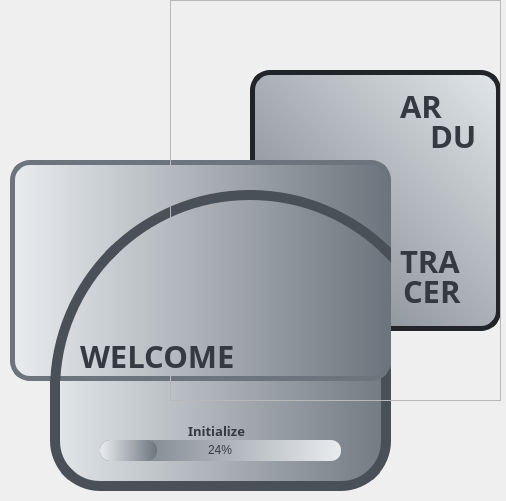
<?xml version="1.0" encoding="UTF-8"?>
<ui version="4.0">
 <class>Form</class>
 <widget class="QWidget" name="Form">
  <property name="geometry">
   <rect>
    <x>0</x>
    <y>0</y>
    <width>506</width>
    <height>501</height>
   </rect>
  </property>
  <property name="windowTitle">
   <string>Form</string>
  </property>
  <widget class="QFrame" name="frame">
   <property name="geometry">
    <rect>
     <x>10</x>
     <y>160</y>
     <width>381</width>
     <height>221</height>
    </rect>
   </property>
   <property name="styleSheet">
    <string notr="true">background-color: qlineargradient(spread:pad, x1:0, y1:0, x2:1, y2:0, stop:0 #e9ecef, stop:1 #6c757d);
border-radius : 20px;
border: 5px solid #6c757d;</string>
   </property>
   <property name="frameShape">
    <enum>QFrame::StyledPanel</enum>
   </property>
   <property name="frameShadow">
    <enum>QFrame::Raised</enum>
   </property>
   <widget class="QFrame" name="frame_6">
    <property name="geometry">
     <rect>
      <x>40</x>
      <y>30</y>
      <width>400</width>
      <height>400</height>
     </rect>
    </property>
    <property name="styleSheet">
     <string notr="true">background-color: none;
border-radius : 200px;
border: 10px solid #495057;</string>
    </property>
    <property name="frameShape">
     <enum>QFrame::StyledPanel</enum>
    </property>
    <property name="frameShadow">
     <enum>QFrame::Raised</enum>
    </property>
   </widget>
  </widget>
  <widget class="QFrame" name="frame_2">
   <property name="geometry">
    <rect>
     <x>250</x>
     <y>70</y>
     <width>251</width>
     <height>261</height>
    </rect>
   </property>
   <property name="styleSheet">
    <string notr="true">border: 5px solid #212529;
border-radius : 20px;
background-color: qlineargradient(spread:pad, x1:0, y1:1, x2:1, y2:0, stop:0 rgb(114, 122, 130), stop:1 #e2e6e9);</string>
   </property>
   <property name="frameShape">
    <enum>QFrame::StyledPanel</enum>
   </property>
   <property name="frameShadow">
    <enum>QFrame::Raised</enum>
   </property>
  </widget>
  <widget class="QFrame" name="frame_3">
   <property name="geometry">
    <rect>
     <x>170</x>
     <y>0</y>
     <width>331</width>
     <height>401</height>
    </rect>
   </property>
   <property name="styleSheet">
    <string notr="true">image: url(:/image/Image/linetracer__-removebg-preview.png);
backgorund-color:none;</string>
   </property>
   <property name="frameShape">
    <enum>QFrame::StyledPanel</enum>
   </property>
   <property name="frameShadow">
    <enum>QFrame::Raised</enum>
   </property>
  </widget>
  <widget class="QLabel" name="label">
   <property name="geometry">
    <rect>
     <x>80</x>
     <y>330</y>
     <width>221</width>
     <height>51</height>
    </rect>
   </property>
   <property name="font">
    <font>
     <family>BankGothic Md BT</family>
     <pointsize>23</pointsize>
     <weight>75</weight>
     <bold>true</bold>
    </font>
   </property>
   <property name="styleSheet">
    <string notr="true">color:#343a40;</string>
   </property>
   <property name="text">
    <string>WELCOME</string>
   </property>
  </widget>
  <widget class="QFrame" name="frame_5">
   <property name="geometry">
    <rect>
     <x>0</x>
     <y>180</y>
     <width>101</width>
     <height>51</height>
    </rect>
   </property>
   <property name="styleSheet">
    <string notr="true">image: url(:/icon/Icon/arduino-svgrepo-com (1).svg);
border:none;</string>
   </property>
   <property name="frameShape">
    <enum>QFrame::StyledPanel</enum>
   </property>
   <property name="frameShadow">
    <enum>QFrame::Raised</enum>
   </property>
  </widget>
  <widget class="QFrame" name="frame_4">
   <property name="geometry">
    <rect>
     <x>50</x>
     <y>320</y>
     <width>341</width>
     <height>171</height>
    </rect>
   </property>
   <property name="styleSheet">
    <string notr="true">background-color: qlineargradient(spread:pad, x1:0, y1:0, x2:1, y2:0, stop:0 #e2e6e9, stop:1 rgb(114, 122, 130));
border-radius:50px;
border:10px solid #495057;

</string>
   </property>
   <property name="frameShape">
    <enum>QFrame::StyledPanel</enum>
   </property>
   <property name="frameShadow">
    <enum>QFrame::Raised</enum>
   </property>
   <widget class="QProgressBar" name="progressBar">
    <property name="geometry">
     <rect>
      <x>50</x>
      <y>120</y>
      <width>241</width>
      <height>21</height>
     </rect>
    </property>
    <property name="styleSheet">
     <string notr="true">QProgressBar{
background-color: qlineargradient(spread:pad, x1:0, y1:0, x2:1, y2:0, stop:0 #6c757d, stop:1 #e9ecef);
color:#343a40;
border-style:none;
border-radius:10px;
}
QProgressBar::chunk{
	border-radius:10px;
	background-color: qlineargradient(spread:pad, x1:0, y1:0, x2:1, y2:0, stop:1 #6c757d, stop:0 #e9ecef);
}</string>
    </property>
    <property name="value">
     <number>24</number>
    </property>
    <property name="alignment">
     <set>Qt::AlignCenter</set>
    </property>
   </widget>
  </widget>
  <widget class="QLabel" name="label_2">
   <property name="geometry">
    <rect>
     <x>400</x>
     <y>80</y>
     <width>221</width>
     <height>51</height>
    </rect>
   </property>
   <property name="font">
    <font>
     <family>BankGothic Md BT</family>
     <pointsize>23</pointsize>
     <weight>75</weight>
     <bold>true</bold>
    </font>
   </property>
   <property name="styleSheet">
    <string notr="true">color:#343a40;</string>
   </property>
   <property name="text">
    <string>AR</string>
   </property>
  </widget>
  <widget class="QLabel" name="label_3">
   <property name="geometry">
    <rect>
     <x>400</x>
     <y>235</y>
     <width>221</width>
     <height>51</height>
    </rect>
   </property>
   <property name="font">
    <font>
     <family>BankGothic Md BT</family>
     <pointsize>23</pointsize>
     <weight>75</weight>
     <bold>true</bold>
    </font>
   </property>
   <property name="styleSheet">
    <string notr="true">color:#343a40;</string>
   </property>
   <property name="text">
    <string>TRA</string>
   </property>
  </widget>
  <widget class="QLabel" name="label_4">
   <property name="geometry">
    <rect>
     <x>430</x>
     <y>110</y>
     <width>221</width>
     <height>51</height>
    </rect>
   </property>
   <property name="font">
    <font>
     <family>BankGothic Md BT</family>
     <pointsize>23</pointsize>
     <weight>75</weight>
     <bold>true</bold>
    </font>
   </property>
   <property name="styleSheet">
    <string notr="true">color:#343a40;</string>
   </property>
   <property name="text">
    <string>DU</string>
   </property>
  </widget>
  <widget class="QLabel" name="label_5">
   <property name="geometry">
    <rect>
     <x>403</x>
     <y>265</y>
     <width>221</width>
     <height>51</height>
    </rect>
   </property>
   <property name="font">
    <font>
     <family>BankGothic Md BT</family>
     <pointsize>23</pointsize>
     <weight>75</weight>
     <bold>true</bold>
    </font>
   </property>
   <property name="styleSheet">
    <string notr="true">color:#343a40;</string>
   </property>
   <property name="text">
    <string>CER</string>
   </property>
  </widget>
  <widget class="QLabel" name="label_7">
   <property name="geometry">
    <rect>
     <x>116</x>
     <y>420</y>
     <width>201</width>
     <height>21</height>
    </rect>
   </property>
   <property name="font">
    <font>
     <family>BankGothic Md BT</family>
     <pointsize>10</pointsize>
     <weight>75</weight>
     <bold>true</bold>
    </font>
   </property>
   <property name="styleSheet">
    <string notr="true">color:#343a40;</string>
   </property>
   <property name="text">
    <string>Initialize</string>
   </property>
   <property name="alignment">
    <set>Qt::AlignCenter</set>
   </property>
  </widget>
  <zorder>frame_4</zorder>
  <zorder>frame_2</zorder>
  <zorder>frame</zorder>
  <zorder>frame_3</zorder>
  <zorder>label</zorder>
  <zorder>frame_5</zorder>
  <zorder>label_2</zorder>
  <zorder>label_3</zorder>
  <zorder>label_4</zorder>
  <zorder>label_5</zorder>
  <zorder>label_7</zorder>
 </widget>
 <resources>
  <include location="res.qrc"/>
 </resources>
 <connections/>
</ui>
